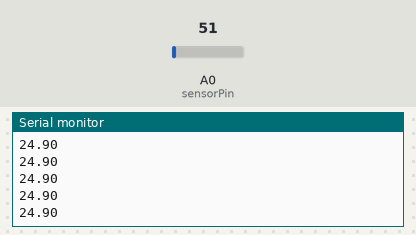
Bench run of a sketch on a simulated Arduino Uno, built with avr-gcc and run on an emulated ATmega328P. On the bench: the last lines printed to the serial monitor. Inputs (shaded band) come from the test bench; at power-on: A0 (sensorPin) = 51.

Above: at 1.2 s.
1.3 s: A0 (sensorPin) set to 61
At 1.58 s:
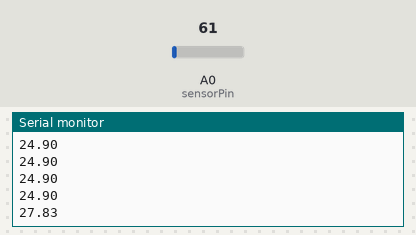
2.8 s: A0 (sensorPin) set to 71
At 2.8 s:
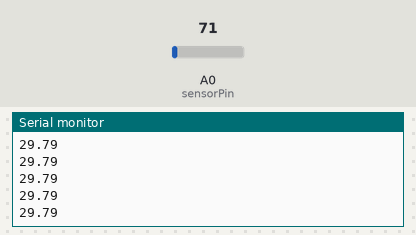
Timing chart, 0 to 5.8 s (numbered marks = the images above; inputs shaded):
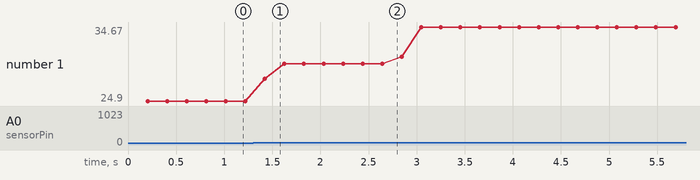

The sketch:

Temperature.ino
```cpp
/*
Auteur :       Erik Bartmann
Nom :          La température
Version :      1.0
Références :   http://arduino.cc/en/Reference/Serial
               http://arduino.cc/en/Reference/For
               http://arduino.cc/en/Reference/Delay
*/
#define sensorPin 0    // Connexion à la sortie du LM35
#define DELAY 10       // Bref temps d'attente
const int cycles = 20; // Nombre de mesures

void setup(){
  Serial.begin(9600);
}

void loop(){
  float resultTemp = 0.0;
  for(int i = 0; i < cycles; i++){
    int analogValue = analogRead(sensorPin);
    float temperature = (5.0 * 100.0 * analogValue) / 1024;
    resultTemp += temperature; // Addition des valeurs mesurées
    delay(DELAY);
  }
  resultTemp /= cycles;       // Calcul de la moyenne
  Serial.println(resultTemp); // Envoi à l'interface série
}

/* Sketch Processing - Téléchargez l'environnement de développement sur http://processing.org/download

import processing.serial.*;
Serial mySerialPort;
float realTemperature;
int temperature, xPos;
int[] yPos;
PFont font;

void setup(){
  size(321, 250); smooth();
  println(Serial.list());
  mySerialPort = new Serial(this, Serial.list()[0], 9600);
  mySerialPort.bufferUntil('\n');
  yPos = new int[width];
  for(int i = 0; i < width; i++)
    yPos[i] = 250;
  font = createFont("Courier New", 40, false);
  textFont(font, 40); textAlign(RIGHT);
}

void draw(){
  background(0, 0, 255, 100);
  strokeWeight(2); stroke(255, 0, 0);
  fill(100, 100, 100); rect(10, 100, width - 20, 130);
  strokeWeight(1); stroke(0, 255, 0);
  int yPosPrev = 0, xPosPrev = 0;
  // Décaler les valeurs du tableau vers la gauche
  for(int x = 1; x < width; x++)
    yPos[x-1] = yPos[x];
  // Ajout des nouvelles coordonnées de la souris à l'extrémité droite du tableau
  yPos[width-1] = temperature;
  // Affichage du tableau
  for(int x = 10; x < width - 10 ; x++)
    point(x, yPos[x]);
  fill(255);
  text(realTemperature + " °C", 250, 30); // Celsius
  delay(100);
}

void serialEvent (Serial mySerialPort){
  String portStream = mySerialPort.readString();
  float data = float(portStream);
  realTemperature = data;
  temperature = height - (int)map(data, 0, 100, 0, 130) - 25;
  println(realTemperature);
}
*/
```

Measured:
- after the input at 1.3 s, the serial monitor: prints a new line after 0.12 s (image 1)
- plotted number 1: 24.9 → 29.79 after the input at 1.3 s, 29.79 → 34.67 after the input at 2.8 s
